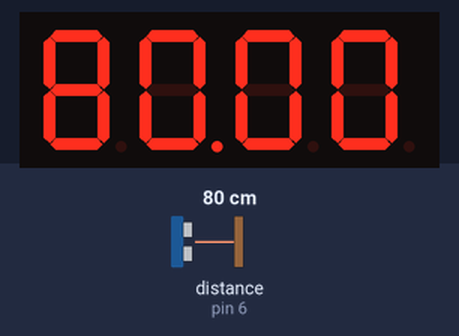
Simulated run of this sketch. Board: Arduino Uno, built with avr-gcc and run on an emulated ATmega328P. On the bench: 4-digit seven-segment display. Inputs (shaded band) come from the test bench; at power-on: distance to the obstacle (sensor on pin 6) 80 cm.

Above: at 1.2 s.
1.3 s: distance to the obstacle (sensor on pin 6) set to 2 cm
At 2.2 s:
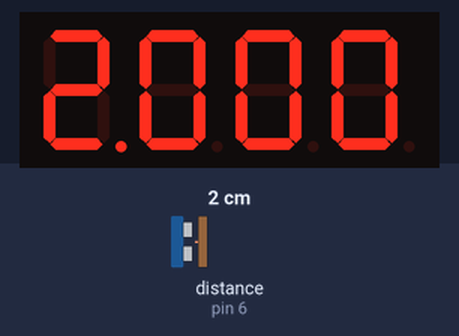
2.9 s: distance to the obstacle (sensor on pin 6) set to 4 cm
At 4.2 s:
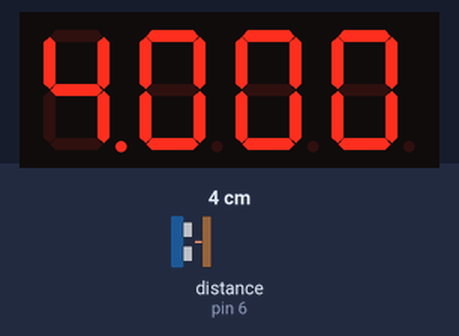
4.5 s: distance to the obstacle (sensor on pin 6) set to 9 cm
At 5.0 s:
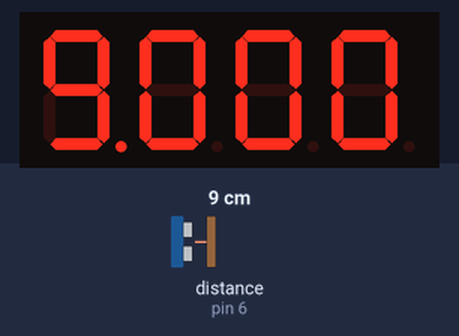
Timing chart, 0 to 7.5 s (numbered marks = the images above; inputs shaded):
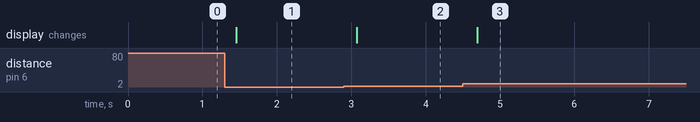

The sketch:

UltrasonicSensorTest.ino
```cpp
// (licence header left out)
#include "MeOrion.h"

MeUltrasonicSensor ultraSensor(PORT_6); /* Ultrasonic module can ONLY be connected to port 3, 4, 6, 7, 8 of base shield. */
Me7SegmentDisplay disp(PORT_3);

void setup()
{
  //Serial.begin(9600);
  disp.init();
  disp.set(2);
}

void loop()
{
  disp.display(ultraSensor.distanceCm() );
  delay(200);
}
```

Measured:
- after the input at 1.3 s, the display: changes after 0.15 s (image 1)
- after the input at 2.9 s, the display: changes after 0.17 s (image 2)
- after the input at 4.5 s, the display: changes after 0.19 s (image 3)
